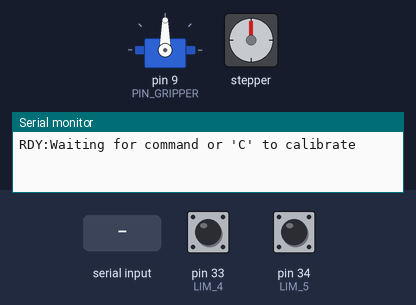
The sketch below on a simulated Arduino Mega 2560, built with avr-gcc and run on an emulated ATmega2560. Parts: servo, stepper motor, the last lines printed to the serial monitor. Inputs (shaded band) come from the test bench; at power-on: pin 34 (LIM_5) HIGH, pin 33 (LIM_4) HIGH. Stepper angles assume 200 steps per turn.

Above: at 1.2 s.
1.3 s: "C90\n" received over Serial
At 2.4 s:
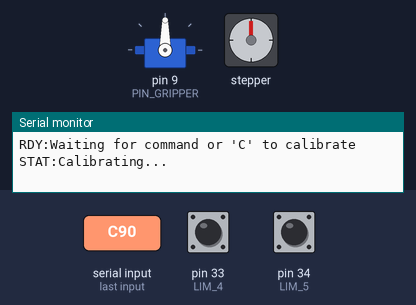
4.3 s: pin 34 (LIM_5) pulled LOW for 0.15 s
At 5.7 s:
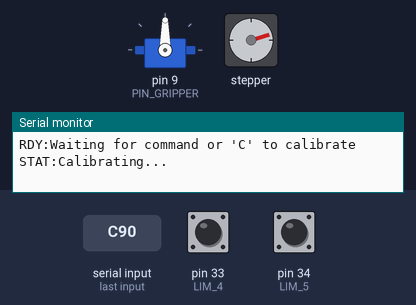
10.4 s: "90,45\n" received over Serial
Timing chart, 0 to 13.4 s (numbered marks = the images above; inputs shaded):
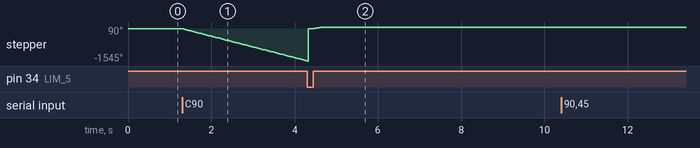

Measured:
- after the input at 1.3 s, stepper: keeps turning counter-clockwise at about 515°/s, starting at once

The sketch:

arm_controller.ino
```cpp
/*
 * ROVER ARM CONTROLLER - Arduino Mega #2
 * Hardware:
 * - 5x NEMA17 Steppers (A4988 Drivers)
 * - 1x Servo (Gripper)
 * - 5x Limit Switches (Calibration)
 */

#include <AccelStepper.h>
#include <Servo.h>

// --- Configuration ---
// Stepper Defines (Driver Type 1 = Step/Dir)
const int STEPS_PER_REV = 200; // Standard NEMA17

// Axis 1 (Base Rotation)
AccelStepper axis1(1, 22, 23); // Step=22, Dir=23
const int LIM_1 = 30;

// Axis 2 (Shoulder)
AccelStepper axis2(1, 24, 25);
const int LIM_2 = 31;

// Axis 3 (Elbow)
AccelStepper axis3(1, 26, 27);
const int LIM_3 = 32;

// Axis 4 (Wrist Pitch)
AccelStepper axis4(1, 28, 29);
const int LIM_4 = 33;

// Axis 5 (Wrist Roll)
AccelStepper axis5(1, 36, 37);
const int LIM_5 = 34;

// Gripper
Servo gripper;
const int PIN_GRIPPER = 9;

// Global System State
bool isCalibrated = false;

void setup() {
  Serial.begin(115200);

  // Setup Switches
  pinMode(LIM_1, INPUT_PULLUP);
  pinMode(LIM_2, INPUT_PULLUP);
  pinMode(LIM_3, INPUT_PULLUP);
  pinMode(LIM_4, INPUT_PULLUP);
  pinMode(LIM_5, INPUT_PULLUP);

  // Setup Gripper
  gripper.attach(PIN_GRIPPER);
  gripper.write(90); // Open state

  // Configure Steppers (Adjust speeds/accel for your mechanics)
  configureAxis(&axis1, 1000, 500);
  configureAxis(&axis2, 800, 400); // Heavy axes slower
  configureAxis(&axis3, 800, 400);
  configureAxis(&axis4, 1500, 800);
  configureAxis(&axis5, 1500, 800);

  Serial.println("RDY:Waiting for command or 'C' to calibrate");
}

void loop() {
  // Run steppers to target
  axis1.run();
  axis2.run();
  axis3.run();
  axis4.run();
  axis5.run();

  // Serial Command Handling
  if (Serial.available() > 0) {
    char cmd = Serial.read();

    // CALIBRATION COMMAND
    if (cmd == 'C') {
      calibrateArm();
    }

    // MOVE COMMAND: Format "M,100,200,50,-100,0,90" (steps1...5, gripper)
    else if (cmd == 'M') {
      long t1 = Serial.parseInt();
      long t2 = Serial.parseInt();
      long t3 = Serial.parseInt();
      long t4 = Serial.parseInt();
      long t5 = Serial.parseInt();
      int grip = Serial.parseInt();

      if (isCalibrated) {
        axis1.moveTo(t1);
        axis2.moveTo(t2);
        axis3.moveTo(t3);
        axis4.moveTo(t4);
        axis5.moveTo(t5);
        gripper.write(grip);
        Serial.println("ACK:Moving");
      } else {
        Serial.println("ERR:NotCalibrated");
      }
    }
  }
}

void configureAxis(AccelStepper* axis, float maxSpeed, float accel) {
  axis->setMaxSpeed(maxSpeed);
  axis->setAcceleration(accel);
}

void calibrateAxis(AccelStepper* axis, int limitPin) {
  // Move "backwards" until switch hit
  axis->setSpeed(-300);
  while (digitalRead(limitPin) == HIGH) { // Assuming LOW when pressed
    axis->runSpeed();
  }
  axis->stop();
  axis->setCurrentPosition(0); // Set Home
  // Move away slightly
  axis->runToNewPosition(50);
}

void calibrateArm() {
  Serial.println("STAT:Calibrating...");
  // Calibrate sequentially to avoid collisions
  // Order matters depending on your mechanical stowage!
  calibrateAxis(&axis5, LIM_5);
  calibrateAxis(&axis4, LIM_4);
  calibrateAxis(&axis3, LIM_3);
  calibrateAxis(&axis2, LIM_2);
  calibrateAxis(&axis1, LIM_1);

  isCalibrated = true;
  Serial.println("STAT:Calibrated");
}
```
